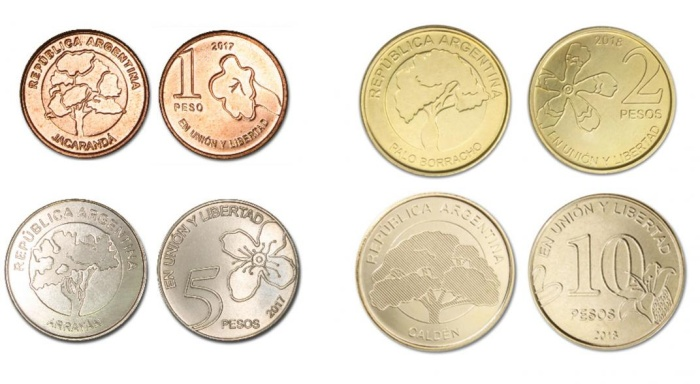
#> input picture python for non-mathematicians/project coin counter with static images/media/coin.jpg, 700 x 384 px, given in place of the camera
$ python project.py
#> lines starting #> are read from the running program, lines starting #| are printed output that depends on the picture; after the words box and inside, x2 and y2 are one past the last pixel; in counts of white or black regions, pixels touching at a corner belong together
#> further down, camera is the input picture: shape (384, 700, 3); mean B, G, R 203.6, 221.4, 230.6
import cv2
import numpy as np

# Definition of functions
def point(points):
    n_points = np.concatenate([points[0], points[1], points[2], points[3]]).tolist()
    y_order = sorted(n_points, key=lambda point: point[1])
    x1_order = y_order[:2]
    x1_order = sorted(x1_order, key=lambda point: point[0])
    x2_order = y_order[2:4]
    x2_order = sorted(x2_order, key=lambda point: point[0])
    return [x1_order[0], x1_order[1], x2_order[0], x2_order[1]]

# Definition of work area alignment
def alignment(image, width, height):
#> called with width = 480, height = 677
    aligned_image = None
    grays = cv2.cvtColor(image, cv2.COLOR_BGR2GRAY)
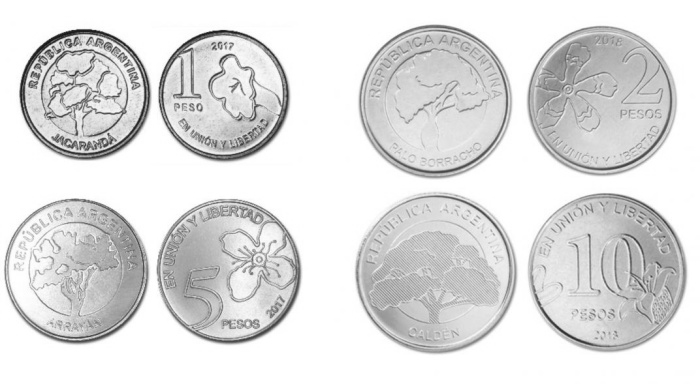
#> grays: shape (384, 700); min 20, max 255, mean 222.1
    _, hold = cv2.threshold(grays, 150, 255, cv2.THRESH_BINARY)
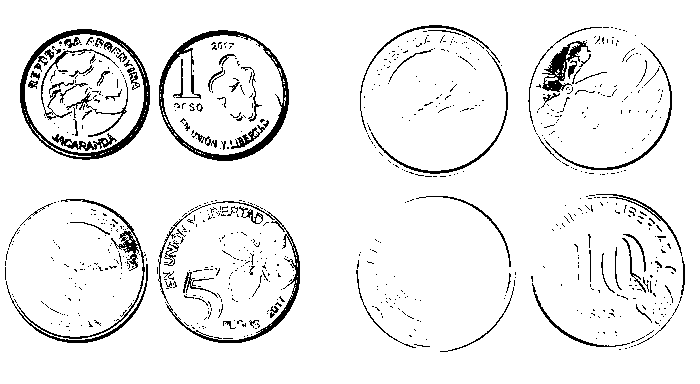
#> hold: shape (384, 700); 93.4% white; black in thin lines or dots, all inside (x1, y1, x2, y2) = (5, 25, 685, 352)
    cv2.imshow("hold", hold)

    # Contour alignment and hierarchy
    contours = cv2.findContours(hold, cv2.RETR_EXTERNAL, cv2.CHAIN_APPROX_SIMPLE)[0]
#> contours = [[[0, 0], [0, 383], [699, 383], [699, 0]]]
    contours = sorted(contours, key=cv2.contourArea, reverse=True)[:1]

    for contour in contours:
        epsilon = 0.01 * cv2.arcLength(contour, True)
        approx = cv2.approxPolyDP(contour, epsilon, True)
        if len(approx) == 4:
            points = point(approx)
            p1 = np.float32(points)
            p2 = np.float32([[0, 0], [width, 0], [0, height], [width, height]])
            M = cv2.getPerspectiveTransform(p1, p2)
            aligned_image = cv2.warpPerspective(image, M, (width, height))
#> this loop made 1 pass
#> (epsilon, p1, p2, M) on pass 1: (21.64, [[0, 0], [699, 0], [0, 383], [699, 383]], [[0, 0], [480, 0], [0, 677], [480, 677]], [[0.687, 0, 0], [0, 1.77, 0], [0, 0, 1]])
#> pass 1, in alignment, `aligned_image = cv2.warpPerspective(image, M, (width, height))`:
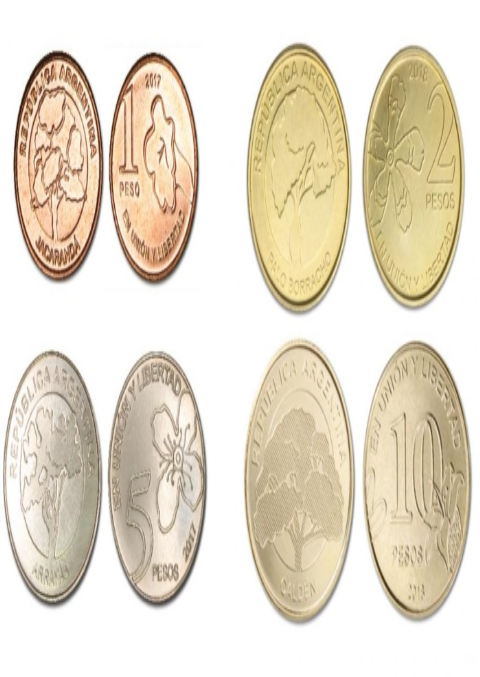
#> aligned_image: shape (677, 480, 3); mean B, G, R 203.4, 221.2, 230.5

    return aligned_image

# Video capture
video_capt = cv2.VideoCapture(0)

# Verify camera operation
while True:
    cam_type, camera = video_capt.read()
    if not cam_type:
        break

    image_A6 = alignment(camera, width=480, height=677)  # Work area

    if image_A6 is not None:
        image_gray = cv2.cvtColor(image_A6, cv2.COLOR_BGR2GRAY)
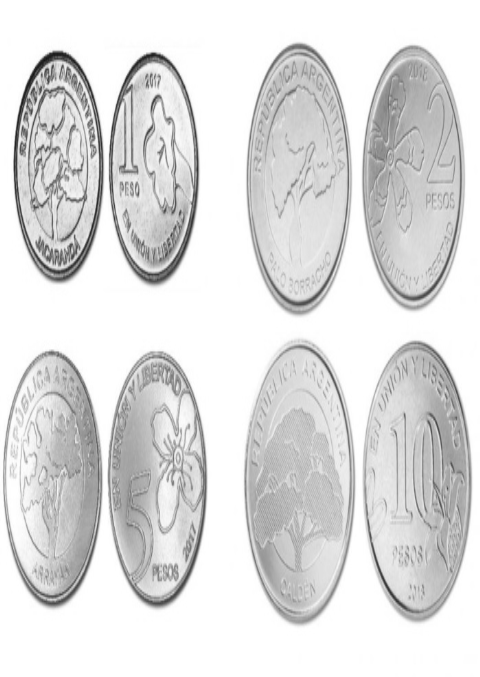
#> image_gray: shape (677, 480); min 21, max 255, mean 222
        blur = cv2.GaussianBlur(image_gray, (5, 5), 1)  # Blurring the image with a Gaussian pattern
        _, hold_2 = cv2.threshold(blur, 0, 255, cv2.THRESH_OTSU + cv2.THRESH_BINARY_INV)
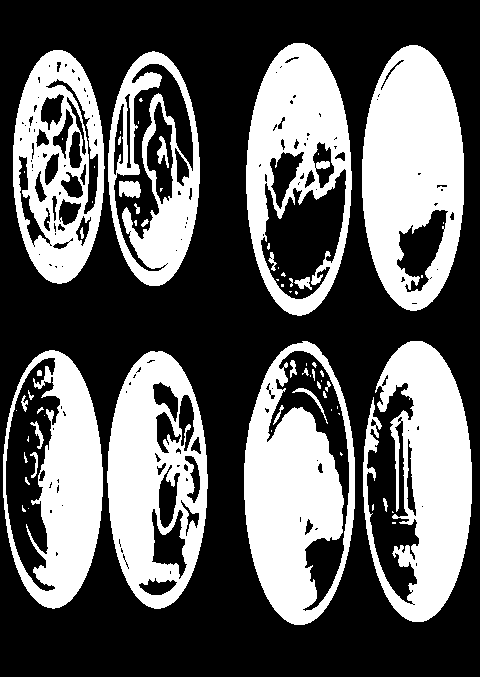
#> hold_2: shape (677, 480); 37.6% white; 71 white regions (38 under 20 px)
        cv2.imshow("hold", hold_2)

        contour2 = cv2.findContours(hold_2, cv2.RETR_EXTERNAL, cv2.CHAIN_APPROX_SIMPLE)[0]
#> contour2 = 12 contours, 3 with area under 20; largest, box (x1, y1, x2, y2) and area: (244, 341, 355, 625) 24319, (246, 43, 352, 316) 22346, (362, 45, 464, 311) 21134, (107, 351, 208, 609) 20029, (3, 350, 103, 609) 20018
        cv2.drawContours(image_A6, contour2, -1, (255, 0, 0), 2)
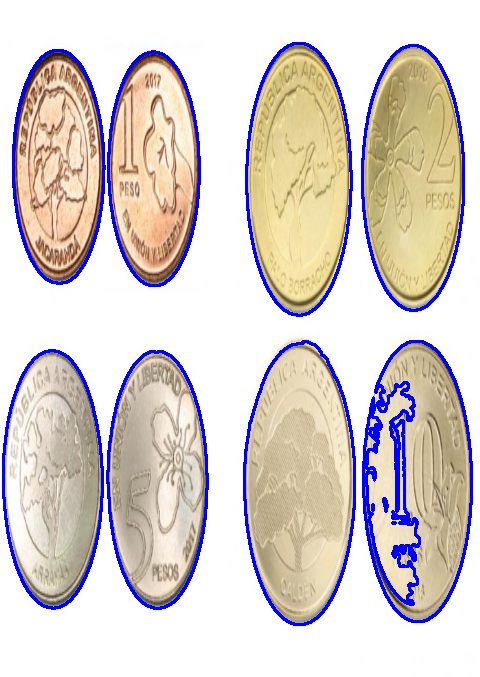
#> image_A6: shape (677, 480, 3); 6% of pixels changed, all inside (x1, y1, x2, y2) = (2, 42, 473, 626)

        sum1 = 0.0
        sum2 = 0.0

        for c_2 in contour2:
            area = cv2.contourArea(c_2)
            moments = cv2.moments(c_2)

            if moments["m00"] == 0:
                moments["m00"] = 1.0

            x = int(moments["m10"] / moments["m00"])
            y = int(moments["m01"] / moments["m00"])

            # 20/100
            if area < 12000 and area > 6701:
                font = cv2.FONT_HERSHEY_SIMPLEX
                cv2.putText(image_A6, "S/. 0.20", (x, y), font, 0.75, (0, 255, 0), 2)
                sum1 = sum1 + 0.2

            # 10/100
            if area < 6701 and area > 4000:
                font = cv2.FONT_HERSHEY_SIMPLEX
                cv2.putText(image_A6, "S/. 0.10", (x, y), font, 0.75, (0, 255, 0), 2)
                sum2 = sum2 + 0.1
#> this loop made 12 passes
#> (area, x, y) on passes 4 to 12: (22.5, 384, 503), (20029, 157, 479), (20017.5, 52, 478), (17414.5, 426, 476), (24319, 299, 483), (16659, 153, 168), (16644.5, 58, 166), (21134, 412, 177), (22346, 298, 178)
#> after the loop, sum1 = 0; sum2 = 0

        total = sum1 + sum2
#> total = 0
        print("Total Sum in cents:", round(total, 2))
#| Total Sum in cents: 0.0

        cv2.imshow("image_A6", image_A6)
        cv2.imshow("camera", camera)

    # Turn off the camera
    if cv2.waitKey(1) == ord('q'):
#> (key q is pressed here)
        break
